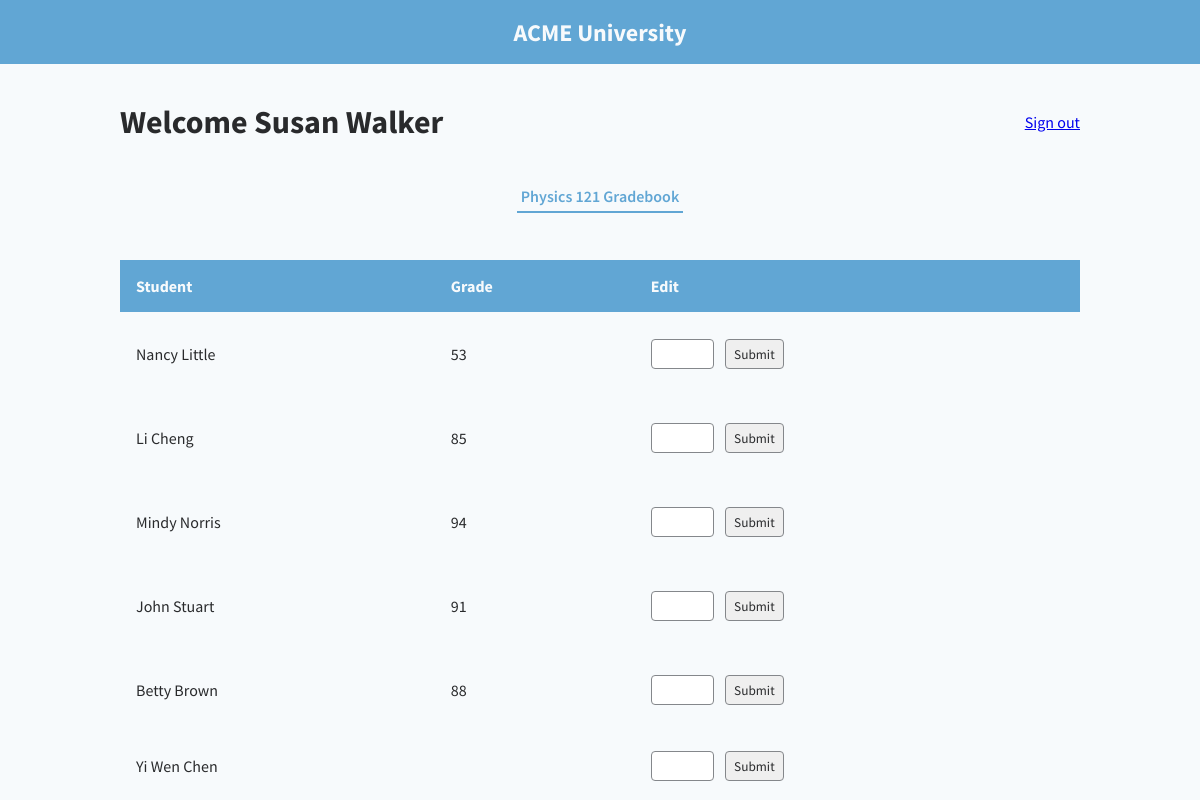
Page /instructor/Susan Walker/Physics 121 (signed in) on the committed database.
### db.py (models this page shows)
class Teacher(db.Model, UserMixin):
	id = db.Column(db.Integer, primary_key=True)
	name = db.Column(db.String, nullable=False)
	user = db.relationship('User', backref='teacher', uselist=False)

class Course(db.Model, UserMixin):
	id = db.Column(db.Integer, primary_key=True)
	course_name = db.Column(db.String, unique=True, nullable=False)
	teacher_id = db.Column(db.Integer, db.ForeignKey('teacher.id'), nullable=False)
	number_enrolled = db.Column(db.Integer, nullable=False)
	capacity = db.Column(db.Integer, nullable=False)
	time = db.Column(db.String, nullable=False)
	teacher = db.relationship('Teacher', backref=db.backref('teachers', lazy=True))
	students = db.relationship('Enrollment', back_populates='course')

class Student(db.Model, UserMixin):
	id = db.Column(db.Integer, primary_key=True, autoincrement=True)
	name = db.Column(db.String, nullable=False)
	user = db.relationship('User', backref='student', uselist=False)
	courses = db.relationship('Enrollment', back_populates='student')

### app.py (the view, shortened to what this page needs)
@app.route("/instructor/<name>/<course>", methods = ['GET', 'POST'])
def specific_course(name, course, student = None):
    instructor_name = name
    instructor_course = course
    tea_course_data = []
    teaQ = Teacher.query.filter_by(name=instructor_name).first()
    teaQC = Course.query.filter_by(teacher_id = teaQ.id, course_name = instructor_course).first()
    print(teaQC)
    if request.method == 'GET':
        for j in range(len(teaQC.students)):
            temp1 = {
                'name':teaQC.students[j].student.name,
                'grade':teaQC.students[j].grade
            }
            tea_course_data.append(temp1)
    return render_template("specificCourse.html", instructor_name = instructor_name, instructor_course = instructor_course, data = tea_course_data)

### app.py (called while the page is built)
@login.user_loader
def load_user(user_id):
    return User.query.get(user_id)

### templates/specificCourse.html (shortened to what this page needs)
{% extends "person.html" %}
{% block styles %}
    {{ super() }}
    <link rel="stylesheet" href="{{ url_for('static', filename = 'instructor.css') }}">
{% endblock %}
{% block person_name %}{{ instructor_name }}{% endblock %}
{% block inner_nav_links %}
    <button class="inner-nav-link active-tab">{{ instructor_course }} Gradebook</button>
{% endblock %}
{% block data_table_headings %}
    <th>Student</th>
    <th>Grade</th>
    <th>Edit</th>
{% endblock %}
{% block data_table_body %}
    {% for student in data %}
        <tr>
            <td>{{ student.name }}</td>
            <td onclick="editGrade('{{ student.grade }}')">
                <p class="grade-value">{{ student.grade }}</p>
            </td>
            <td>
                <form action="{{ url_for('specific_course', name = instructor_name, course = instructor_course, student = student.name ) }}" method="post">
                    <input type="text" class="editable-field" name="new_grade" autocomplete="off">
                    <input class="edit-grade-submit" type="submit" value="Submit">
                </form>
            </td>
        </tr>
    {% endfor %}
{% endblock %}

### static/base.css (style rules this page uses)
:root { --bg-color: #F7FAFC; --accent-color: #61A6D4; --primary-text-color: #292A2C; --secondary-text-color: #61A6D4; --tertiary-text-color: #84878B; --quaternary-text-color: #F7FAFC; }
body { margin: 0; padding: 0; width: 100vw; height: 100vh; font-family: 'Source Sans Pro', Arial, Helvetica, sans-serif; background-color: var(--bg-color); color: var(--primary-text-color); position: relative; overflow-x: hidden; }

### static/person.css (style rules this page uses)
.inner-nav-link { padding: .35rem .25rem; text-decoration: none; border: none; background-color: transparent; font-family: 'Source Sans Pro', Arial, Helvetica, sans-serif; font-size: 1rem; color: var(--primary-text-color); }
.active-tab { font-weight: 600; color: var(--secondary-text-color); border-bottom: 2px solid var(--accent-color); }
.data-table-row th { text-align: left; padding: 1rem 1rem; }
.data-table-body td { color: var(--primary-text-color); padding: 1rem 1rem; }
.editable-field, .edit-grade-submit, .options-button { border: 1px solid #84878B; border-radius: .25rem; font-family: 'Source Sans Pro', Arial, Helvetica, sans-serif; color: var(--primary-text-color); display: inline-block; }
.editable-field { padding: .35rem; width: 50px; }
.grade-value { display: inline-block; }
.edit-grade-submit { padding: .35rem .5rem; margin-left: .5rem; }

### rows in the picture
Teacher: name "Susan Walker"
Course: course_name "Physics 121"
Student: name "Nancy Little", grade "53"
Student: name "Li Cheng", grade "85"
Student: name "Mindy Norris", grade "94"
Student: name "John Stuart", grade "91"
Student: name "Betty Brown", grade "88"
Student: name "Yi Wen Chen"
